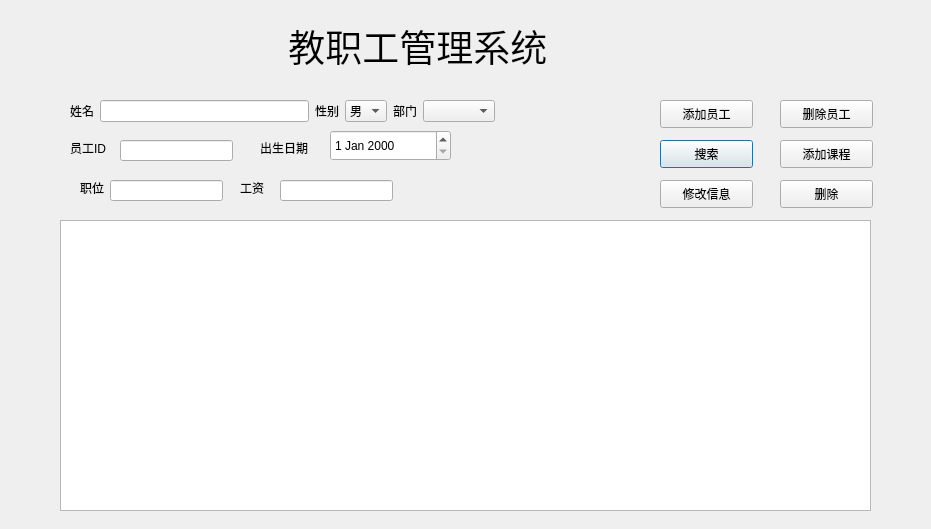
<?xml version="1.0" encoding="UTF-8"?>
<ui version="4.0">
 <class>Dialog</class>
 <widget class="QDialog" name="Dialog">
  <property name="geometry">
   <rect>
    <x>0</x>
    <y>0</y>
    <width>931</width>
    <height>529</height>
   </rect>
  </property>
  <property name="windowTitle">
   <string>Dialog</string>
  </property>
  <widget class="QLabel" name="label_2">
   <property name="geometry">
    <rect>
     <x>610</x>
     <y>150</y>
     <width>72</width>
     <height>15</height>
    </rect>
   </property>
   <property name="text">
    <string/>
   </property>
  </widget>
  <widget class="QLabel" name="label_3">
   <property name="geometry">
    <rect>
     <x>70</x>
     <y>140</y>
     <width>51</width>
     <height>16</height>
    </rect>
   </property>
   <property name="text">
    <string>员工ID</string>
   </property>
  </widget>
  <widget class="QLabel" name="label_4">
   <property name="geometry">
    <rect>
     <x>260</x>
     <y>140</y>
     <width>72</width>
     <height>15</height>
    </rect>
   </property>
   <property name="text">
    <string>出生日期</string>
   </property>
  </widget>
  <widget class="QLabel" name="label_5">
   <property name="geometry">
    <rect>
     <x>80</x>
     <y>180</y>
     <width>31</width>
     <height>16</height>
    </rect>
   </property>
   <property name="text">
    <string>职位</string>
   </property>
  </widget>
  <widget class="QLabel" name="label_6">
   <property name="geometry">
    <rect>
     <x>240</x>
     <y>180</y>
     <width>41</width>
     <height>16</height>
    </rect>
   </property>
   <property name="text">
    <string>工资</string>
   </property>
  </widget>
  <widget class="QDateEdit" name="birth_date">
   <property name="geometry">
    <rect>
     <x>330</x>
     <y>130</y>
     <width>121</width>
     <height>31</height>
    </rect>
   </property>
  </widget>
  <widget class="QPushButton" name="searchButton">
   <property name="geometry">
    <rect>
     <x>660</x>
     <y>140</y>
     <width>93</width>
     <height>28</height>
    </rect>
   </property>
   <property name="text">
    <string>搜索</string>
   </property>
  </widget>
  <widget class="QTableWidget" name="messageTable">
   <property name="geometry">
    <rect>
     <x>60</x>
     <y>220</y>
     <width>811</width>
     <height>291</height>
    </rect>
   </property>
  </widget>
  <widget class="QLineEdit" name="staff_id">
   <property name="geometry">
    <rect>
     <x>120</x>
     <y>140</y>
     <width>113</width>
     <height>21</height>
    </rect>
   </property>
  </widget>
  <widget class="QLineEdit" name="title">
   <property name="geometry">
    <rect>
     <x>110</x>
     <y>180</y>
     <width>113</width>
     <height>21</height>
    </rect>
   </property>
  </widget>
  <widget class="QPushButton" name="addStaffButton">
   <property name="geometry">
    <rect>
     <x>660</x>
     <y>100</y>
     <width>93</width>
     <height>28</height>
    </rect>
   </property>
   <property name="text">
    <string>添加员工</string>
   </property>
  </widget>
  <widget class="QPushButton" name="addcourceButton">
   <property name="geometry">
    <rect>
     <x>780</x>
     <y>140</y>
     <width>93</width>
     <height>28</height>
    </rect>
   </property>
   <property name="text">
    <string>添加课程</string>
   </property>
  </widget>
  <widget class="QPushButton" name="deleteStaffButton">
   <property name="geometry">
    <rect>
     <x>780</x>
     <y>100</y>
     <width>93</width>
     <height>28</height>
    </rect>
   </property>
   <property name="text">
    <string>删除员工</string>
   </property>
  </widget>
  <widget class="QPushButton" name="pushButton_6">
   <property name="geometry">
    <rect>
     <x>660</x>
     <y>180</y>
     <width>93</width>
     <height>28</height>
    </rect>
   </property>
   <property name="text">
    <string>修改信息</string>
   </property>
  </widget>
  <widget class="QPushButton" name="deleteButton">
   <property name="geometry">
    <rect>
     <x>780</x>
     <y>180</y>
     <width>93</width>
     <height>28</height>
    </rect>
   </property>
   <property name="text">
    <string>删除</string>
   </property>
  </widget>
  <widget class="QLineEdit" name="lineEdit">
   <property name="geometry">
    <rect>
     <x>280</x>
     <y>180</y>
     <width>113</width>
     <height>21</height>
    </rect>
   </property>
  </widget>
  <widget class="QLabel" name="label">
   <property name="geometry">
    <rect>
     <x>250</x>
     <y>20</y>
     <width>361</width>
     <height>51</height>
    </rect>
   </property>
   <property name="font">
    <font>
     <family>Agency FB</family>
     <pointsize>28</pointsize>
    </font>
   </property>
   <property name="text">
    <string>    教职工管理系统</string>
   </property>
  </widget>
  <widget class="QWidget" name="">
   <property name="geometry">
    <rect>
     <x>70</x>
     <y>100</y>
     <width>425</width>
     <height>23</height>
    </rect>
   </property>
   <layout class="QGridLayout" name="gridLayout">
    <item row="0" column="0">
     <widget class="QLabel" name="name">
      <property name="text">
       <string>姓名</string>
      </property>
     </widget>
    </item>
    <item row="0" column="1">
     <widget class="QLineEdit" name="nameInput">
      <property name="text">
       <string/>
      </property>
     </widget>
    </item>
    <item row="0" column="2">
     <widget class="QLabel" name="gender">
      <property name="text">
       <string>性别</string>
      </property>
     </widget>
    </item>
    <item row="0" column="3">
     <widget class="QComboBox" name="genderBox">
      <item>
       <property name="text">
        <string>男</string>
       </property>
      </item>
      <item>
       <property name="text">
        <string>女</string>
       </property>
      </item>
     </widget>
    </item>
    <item row="0" column="4">
     <widget class="QLabel" name="department">
      <property name="text">
       <string>部门</string>
      </property>
     </widget>
    </item>
    <item row="0" column="5">
     <widget class="QComboBox" name="departmentBox"/>
    </item>
   </layout>
  </widget>
 </widget>
 <resources/>
 <connections/>
</ui>
